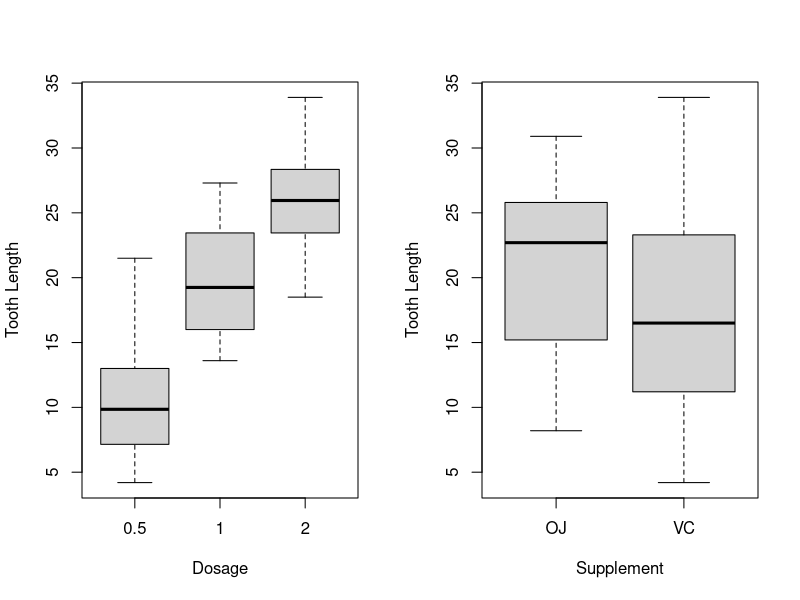

The R source for this figure:
## ---- chunk 1
par(mfrow = c(1, 2))  # 1 rows and 2 columns
boxplot(len~dose, data=ToothGrowth, ylab="Tooth Length", xlab="Dosage")
boxplot(len~supp, data=ToothGrowth, ylab="Tooth Length", xlab="Supplement")
# boxplot(len~supp*dose, data=ToothGrowth, ylab="Tooth Length", xlab="Supplement and Dosage")
## ---- chunk 2
data("ToothGrowth")
